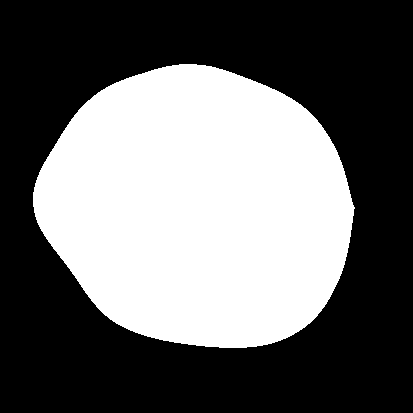
#> input picture img/r1_Im121-1-Disc-T.png, 413 x 413 px
$ jupyter execute main.ipynb   (shell and % lines are left out)
#> lines starting #> are read from the running program, lines starting #| are printed output that depends on the picture; after the words box and inside, x2 and y2 are one past the last pixel; in counts of white or black regions, pixels touching at a corner belong together; long printed decimals are rounded
# Ellipses from binary masks

Steps to reproduce Elliptical Gaussian Bounding Box:

1. Transform binary mask into Gaussian Bounding Box
2. Train oriented object detector using ProbIoU
3. Convert detection to an ellipse during inference (EGBB)

## Binary mask to Gaussian Bounding Box

[cell 1]
import math
import matplotlib.pyplot as plt
from matplotlib.pyplot import cm
import numpy as np
import pandas as pd

from skimage.draw import ellipse
from skimage.measure import label, regionprops, regionprops_table
from skimage.transform import rotate
from skimage.io import imread

[cell 2]
image = imread('img/r1_Im121-1-Disc-T.png')
#> image: shape (413, 413); 41% white; 1 white region, box (x1, y1, x2, y2) and area: (33, 64, 355, 348) 69915
plt.imshow(image, cmap=cm.gray)
plt.show()

[cell 3]
label_img = label(image)
#> label_img: shape (413, 413) int64; values 0 (black) and 1 (white), 41% white; 1 white region
regions = regionprops(label_img)
#> regions = 1 regions; box (x1, y1, x2, y2) and area: (33, 64, 355, 348) 69915

[cell 4]
fig, ax = plt.subplots()
ax.imshow(image, cmap=plt.cm.gray)

width, height = image.shape[0], image.shape[1]
#> width = 413; height = 413

for props in regions:
    y0, x0 = props.centroid
    orientation = props.orientation
    x1 = x0 + math.cos(orientation) * 0.5 * props.axis_minor_length
    y1 = y0 - math.sin(orientation) * 0.5 * props.axis_minor_length
    x2 = x0 - math.sin(orientation) * 0.5 * props.axis_major_length
    y2 = y0 - math.cos(orientation) * 0.5 * props.axis_major_length

    ax.plot((x0, x1), (y0, y1), '-r', linewidth=2.5)
    ax.plot((x0, x2), (y0, y2), '-r', linewidth=2.5)
    ax.plot(x0, y0, '.g', markersize=15)

    minr, minc, maxr, maxc = props.bbox
    bx = (minc, maxc, maxc, minc, minc)
    by = (minr, minr, maxr, maxr, minr)
    ax.plot(bx, by, '-b', linewidth=2.5)
#> this loop made 1 pass
#> (y0, x0, orientation, x1, y1, x2, y2, minr) on pass 1: (207.4, 198, 1.21, 246.9, 76.92, 48.2, 151.2, 64)

ax.axis((0, width, height, 0))
plt.show()
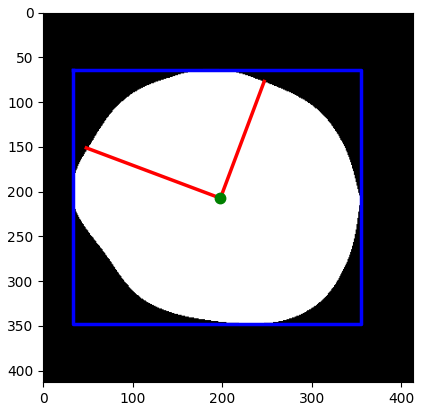
#> figure drawn by matplotlib, 1 panel

[cell 5]
print(f'centroid: {x0}, {y0}')
#| centroid: 198.028, 207.366

[cell 6]
binary = image.copy()
y,x = np.where(binary == 255)
covariance = np.cov(y,x)
#> covariance = [[5043.4, 509.3], [509.3, 6210.5]]

[cell 7]
covariance
#> Out = [[5043.4, 509.3], [509.3, 6210.5]]

[cell 8]
mean_vector = (np.mean(y), np.mean(x))
#> mean_vector = (207.4, 198)

[cell 9]
mean_vector
#> Out = (207.4, 198)
